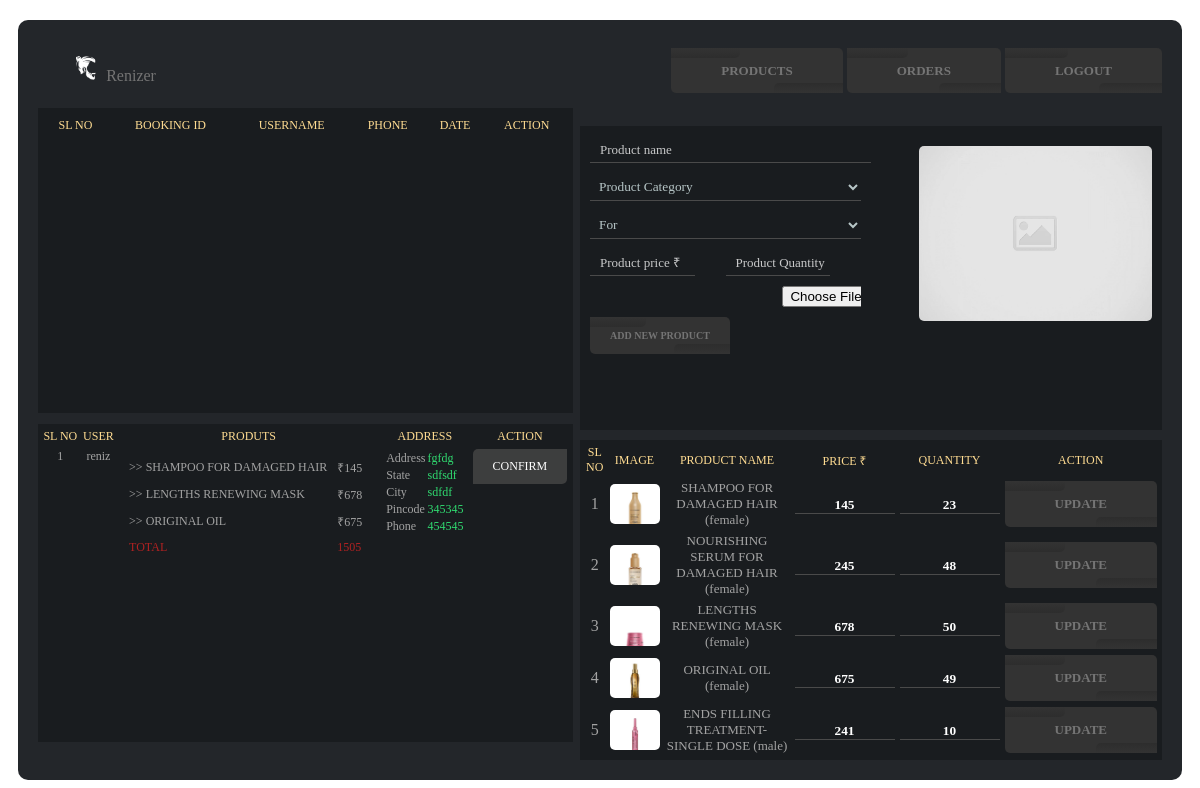
The app's page /admindash/ with its own data.
### saloonapp/models.py (models this page shows, shortened)
class Billing(models.Model):
    user_id = models.ForeignKey(LoginInfo, on_delete=models.CASCADE)
    totalpay = models.IntegerField(default=0)
    billingdate = models.DateField(default=datetime.now())
    is_active = models.BooleanField(default=True)

class LoginInfo(models.Model):
    fname = models.CharField(max_length=100)
    username = models.CharField(max_length=100)
    password = models.CharField(max_length=100)
    is_active = models.BooleanField(default=True)

class BillingItem(models.Model):
    billingid = models.ForeignKey(Billing, on_delete=models.CASCADE)
    itemid = models.ForeignKey(Product, on_delete=models.CASCADE)

class Product(models.Model):
    product_name = models.CharField(max_length=100)
    category = models.ForeignKey(ProductCategory, on_delete=models.CASCADE)
    product_price = models.IntegerField(default=0)
    product_img = models.ImageField()
    product_gender = models.CharField(max_length=10)
    product_stock = models.IntegerField(default=0)
    is_active = models.BooleanField(default=True)

class BillingAddress(models.Model):
    billingid = models.ForeignKey(Billing, on_delete=models.CASCADE)
    address = models.CharField(max_length=200)
    state = models.CharField(max_length=200)
    city = models.CharField(max_length=200)
    pincode = models.IntegerField(default=0)
    phone = models.IntegerField(default=0)

### saloonapp/views.py (the view)
def admindash(request):
    userobj = LoginInfo.objects.all()
    prodobj = Product.objects.all()
    billingobj = Billing.objects.filter(is_active=True)
    billitemobj = BillingItem.objects.all()
    billaddobj = BillingAddress.objects.all()
    appobj = Booking.objects.filter(booked_date__gte=datetime.now(), is_active=True)
    catobj = ProductCategory.objects.all()
    totalamount = 0
    for book in billingobj:
        totalamount += book.totalpay
    return render(request, 'admindash.html',{'users':userobj,'appos':appobj ,'products': prodobj , 'turnover': totalamount,'booking': billingobj,'bookitem': billitemobj,'bookaddress': billaddobj,'cats':catobj})

### templates/admindash.html (shortened to what this page needs)
<!DOCTYPE html>
<html lang="en">
{% load static %}
{% load humanize %}
<head>
    <link rel="stylesheet" href="{% static 'css/admin.css' %}">
</head>
<body>
    <div class="main-container">
        <div class="top-box">
            <a class="title-name" style="text-transform: none !important;"><img style="width: 20px;padding-right: 10px;" src="{% static 'images/white.png' %}">Renizer</a>
            <div class="menu-box">
                <a class="menus" href="#">Products</a>
                <a class="menus" href="#">Orders</a>
                <a class="menus" href="{% url 'index' %}">Logout</a>
            </div>
        </div>
        <div class="left-side-box">
            <div class="all-info-box">
                <table class="booking-table" cellspacing="10">
                    <tr>
                        <th>Sl no</th>
                        <th>Booking ID</th>
                        <th>Username</th>
                        <th>Phone</th>
                        <th>Date</th>
                        <th>Action</th>
                    </tr>
                </table>
            </div>
            <div class="booking-box">
                <table cellspacing="5" class="fish-table" style="font-size: 12px;">
                    <tr style="padding: 20px;">
                        <th>Sl no</th>
                        <th>User</th>
                        <th>Produts</th>
                        <th>Address</th>
                        <th>Action</th>
                    </tr>
                    {% for book in booking %}
                        <form method="post" action="">
                            <tr align="center" style="height: 80px;vertical-align: top;">
                                <td>
                                    {{ forloop.counter }}
                                </td>
                                <td>
                                    {{ book.user_id.username }}
                                </td>
                                <td align="left">
                                            <table cellspacing="10">
                                    {% for us in bookitem %}
                                        {% if us.billingid_id == book.id %}
                                                <tr>
                                                    <td>
                                                        >> {{ us.itemid.product_name }}
                                                    </td>
                                                    <td style="display: flex;justify-content: center;align-items: center;">
                                                        &#8377;{{ us.itemid.product_price }}
                                                    </td>
                                                </tr>
                                        {% endif %}
                                    {% endfor %}
                                        <tr>
                                            <td>
                                                <span style="color: firebrick">TOTAL</span>
                                            </td>
                                            <td>
                                                <span style="color: firebrick">{{ book.totalpay }}</span>
                                            </td>
                                        </tr>
                                            </table>
                                </td>
                                <td style="padding-bottom: 30px;">
                                    {% for add in bookaddress %}
                                        {% if add.billingid_id == book.id %}
                                            <table>
                                                <tr>
                                                    <td>
                                                        Address
                                                    </td>
                                                    <td>
                                                        <span style="color: #30da70;">{{ add.address }}</span>
                                                    </td>
                                                </tr>
                                                <tr>
                                                    <td>
                                                        State
                                                    </td>
                                                    <td>
                                                        <span style="color: #30da70;">{{ add.state }}</span>
                                                    </td>
                                                </tr>
                                                <tr>
                                                    <td>
                                                        City
                                                    </td>
                                                    <td>
                                                        <span style="color: #30da70;">{{ add.city }}</span>
                                                    </td>
                                                </tr>
                                                <tr>
                                                    <td>
                                                        Pincode
                                                    </td>
                                                    <td>
                                                        <span style="color: #30da70;">{{ add.pincode }}</span>
                                                    </td>
                                                </tr>
                                                <tr>
                                                    <td>
                                                        Phone
                                                    </td>
                                                    <td>
                                                        <span style="color: #30da70;">{{ add.phone }}</span>
                                                    </td>
                                                </tr>
                                            </table>
                                        {% endif %}
                                    {% endfor %}
                                </td>
                                <td style="display: flex;justify-content: center;align-items: center;">
                                    <a href="{% url 'updatebooking' book.id %}" style="font-size: 12px !important; padding: 10px 20px;background: rgba(64,64,64,0.94);color: #fff;border-radius: 5px 0 5px 0;">CONFIRM</a>
                                </td>
                            </tr>
                        </form>
                    {% endfor %}
                </table>
            </div>
        </div>
        <div class="right-side-box">
            <div class="add-box">
                <form method="post" enctype="multipart/form-data" action="{% url 'addproduct' %}">
                    <table cellspacing="10" class="fish-add-table">
                        <tr>
                            <td>
                                <div class="input-box">
                                    <input id="fish-name" type="text" name="product-name" class="fish-inputs" required>
                                    <label class="fish-label" for="fish-name">Product name</label>
                                </div>
                            </td>
                        </tr>
                        <tr>
                            <td>
                                <div class="input-box">
                                    <select style="color: #B7C6C7; font-weight: lighter;" required name="category" class="fish-inputs">
                                        <option selected disabled>Product Category</option>
                                    </select>
                                </div>
                            </td>
                        </tr>
                        <tr>
                            <td>
                                <div class="input-box">
                                    <select style="color: #B7C6C7; font-weight: lighter;" required name="gender" class="fish-inputs">
                                        <option selected disabled>For</option>
                                    </select>
                                </div>
                            </td>
                        </tr>
                        <tr>
                            <td style="display: flex;">
                                <div class="input-box">
                                    <input id="fish-price" type="text" name="price" class="fish-inputs" required style="width: 70%;">
                                    <label class="fish-label" for="fish-price">Product price &#8377;</label>
                                </div>
                                <div class="input-box">
                                    <input id="fish-qty" type="text" maxlength="5" name="qty" class="fish-inputs" required style="width: 70%;">
                                    <label class="fish-label" for="fish-qty">Product Quantity</label>
                                </div>
                            </td>
                        </tr>
                        <tr>
                            <td align="right" style="position: relative;">
                                <div class="input-box">
                                    <input id="fish-image" type="file" name="image" required style="width: 29%;" onchange="readURL(this);">
                                </div>
                            </td>
                        </tr>
                    <tr>
                        <td>
                            <button type="submit" style="padding: 13px 20px;font-size: 10px;" class="update-button">Add new Product</button>
                        </td>
                    </tr>
                    </table>
                </form>
                <img src="{% static 'images/SD-default-image.png' %}" class="uploded-img">
            </div>
            <div class="order-box">
                <table cellspacing="5" class="fish-table">
                    <tr style="padding: 20px;font-size: 12px;">
                        <th>Sl no</th>
                        <th>Image</th>
                        <th>Product name</th>
                        <th>Price &#8377;</th>
                        <th>Quantity</th>
                        <th>Action</th>
                    </tr>
                    {% for product in products %}
                        <form method="post" action="{% url 'updateproduct' %}">
                            <tr align="center">
                                <td>
                                    {{ forloop.counter }}
                                </td>
                                <td>
                                    <div class="fish-img-box">
                                        <img src="{{ product.product_img.url }}" class="fish-img">
                                    </div>
                                </td>
                                <td style="font-size: 13px;">
                                    {{ product.product_name }} ({{ product.product_gender }})
                                </td>
                                <td>
                                    <input value="{{ product.product_price }}" style="text-align: center;" name="price" class="update-quantity">
                                </td>
                                <td>
                                    <input value="{{ product.product_stock }}" style="text-align: center;" name="qty" class="update-quantity">
                                </td>
                                <td>
                                    <button type="submit" class="update-button">UPDATE</button>
                                </td>
                            </tr>
                        </form>
                    {% endfor %}
                </table>
            </div>
        </div>
    </div>
</body>
</html>

### records on screen
Billing: user_id.username "reniz", totalpay "1505"
BillingItem: itemid.product_name "SHAMPOO FOR DAMAGED HAIR", itemid.product_price "145"
BillingItem: itemid.product_name "LENGTHS RENEWING MASK", itemid.product_price "678"
BillingItem: itemid.product_name "ORIGINAL OIL", itemid.product_price "675"
BillingAddress: address "fgfdg", state "sdfsdf", city "sdfdf", pincode "345345", phone "454545"
Product: product_img (picture), product_name "SHAMPOO FOR DAMAGED HAIR", product_gender "female", price "145", qty "23"
Product: product_img (picture), product_name "NOURISHING SERUM FOR DAMAGED HAIR", product_gender "female", price "245", qty "48"
Product: product_img (picture), product_name "LENGTHS RENEWING MASK", product_gender "female", price "678", qty "50"
Product: product_img (picture), product_name "ORIGINAL OIL", product_gender "female", price "675", qty "49"
Product: product_img (picture), product_name "ENDS FILLING TREATMENT-SINGLE DOSE", product_gender "male", price "241", qty "10"
